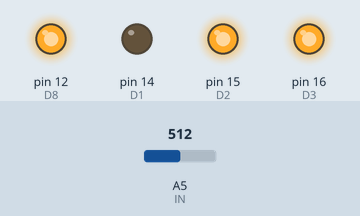
The program below on a simulated Arduino Nano, built with avr-gcc and run on an emulated ATmega328P. On the bench: output pins drawn as LEDs (lit = HIGH). The inputs (shaded band) are chosen by the test bench; at power-on: A5 (IN) = 512. Pins used as bus, display or sensor lines are not drawn; what the program prints to the serial monitor is not drawn.

Above: at 1.2 s.
1.3 s: A5 (IN) set to 716
At 2.75 s:
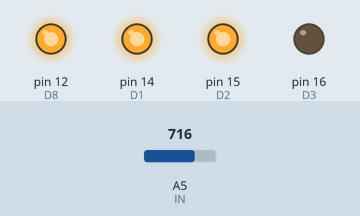
4.3 s: A5 (IN) set to 713
At 7.21 s:
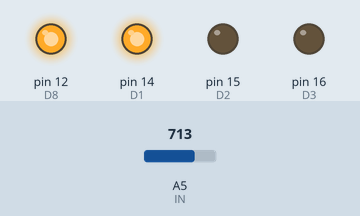
7.3 s: A5 (IN) set to 0
At 7.54 s:
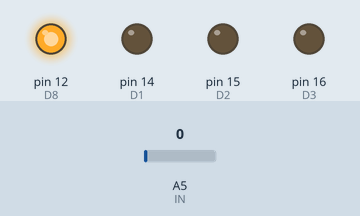
10.3 s: A5 (IN) set to 122
At 12.99 s:
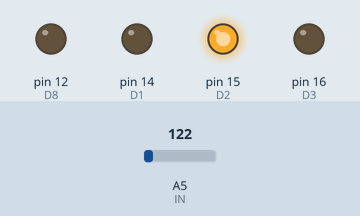
13.3 s: A5 (IN) set to 306
At 14.55 s:
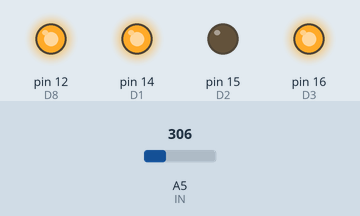
16.3 s: A5 (IN) set to 511
At 18.4 s:
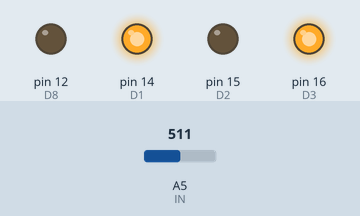
Timing chart, 0 to 20.3 s (numbered marks = the images above; inputs shaded):
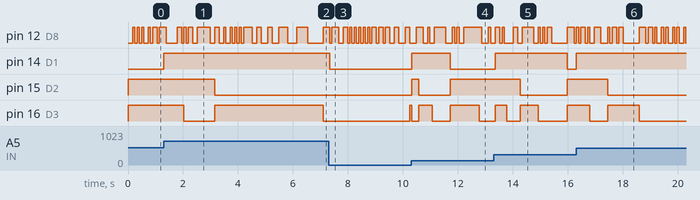

The program:

main.cpp
```cpp
// (licence header left out)
#include <Arduino.h>

// analog input in
#define IN A5

// DAC output pins
#define D1 14
#define D2 15
#define D3 16
#define D4 17
#define D5 9
#define D6 10
#define D7 11
#define D8 12

// MCU pin mapping for DAC
int outPins[] = {D8, D7, D6, D5, D4, D3, D2, D1};

/*
 * Global variables
 */
uint16_t in = 0;
uint8_t out = 0;

/**
 * Control variables:
 *
 *          b0 + b1*z^(-1) + b2*z^(-2) + ... + bn*z^(-n)
 * C(z) = -------------------------------------------------
 *          a0 + a1*z^(-1) + a2*z^(-2) + ... + an*z^(-m)
 *
 * constA = [a0, a1, a2, ... , an] (length m ==> DEN = m)
 * constB = [b0, b1, b2, ... , bn] (length n ==> NUM = n)
 */

#define FIELD double //FIELD for the calcs (int8_t, int16_t, int32_t, float, double, ...)

/*
 * Numerator and Denominator order, very important to calculate the size of error and state arrays
 */
#define NUM 2 // NUM -> n
#define DEN 2 // DEN -> m

// [e[k], e[k-1], e[k-2], ..., e[k-n]]
FIELD error[NUM];

// [u[k], u[k-1], u[k-2], ..., u[k-m]]
FIELD state[DEN];

#define TrMax 800000  // Base Tr
#define Ts TrMax / 10 //  Tr/12 < Ts < Tr/8

/*
 * IMPORTANT: comment and uncomment acording to the controllers
 */

// #define T Ts / 10
#define T Ts
// #define n 5 // n is the multiplicator for the controller with this coeff.
// #define T n * Ts

/**
* Controllers:
* comment and uncomment according to controller in testing, see also T and NUM/DEN definition above
*/

// ZOH (NUM = 1 and DEN = 1)
// const FIELD consB[NUM] = {1};
// const FIELD consA[DEN] = {1};

// Backward difference T = Ts / 10
const FIELD consA[DEN] = {1048, -1000};
const FIELD consB[NUM] = {-6032, 6000};

// Backward difference T = Ts
// const FIELD consA[DEN] = {1468, -1000};
// const FIELD consB[NUM] = {-6312, 6000};

// Backward difference T = 7 * Ts
// const FIELD consA[DEN] = {4360, -1000};
// const FIELD consB[NUM] = {-8240, 6000};

// Forward difference T = Ts / 10
//  const FIELD consA[DEN] = {1000, -952};
//  const FIELD consB[NUM] = {-6000, 5968};

// Forward difference T = Ts
//  const FIELD consA[DEN] = {1000, -520};
//  const FIELD consB[NUM] = {-6000, 5680};

// Forward difference T = 4 * Ts
// const FIELD consA[DEN] = {1000, 919};
// const FIELD consB[NUM] = {-6000, 4720};

// Forward difference T = 5 * Ts (doesn't work)
// const FIELD consA[DEN] = {1000, 1400};
// const FIELD consB[NUM] = {-6000, 4400};

// Tustin’s approximation T = Ts / 10
// const FIELD consB[NUM] = {-6016, 5984};
// const FIELD consA[DEN] = {1024, -976};

// Tustin’s approximation T = 10 * Ts
// const FIELD consA[DEN] = {3400, 1400};
// const FIELD consB[NUM] = {-7600, 4400};

// Tustin’s approximation T = Ts
// const FIELD consB[NUM] = {-6160, 5840};
// const FIELD consA[DEN] = {1240, -760};

// Step invariance T = Ts / 10
//  const FIELD consA[DEN] = {300, -285};
//  const FIELD consB[NUM] = {-1800, 1790};

// Step invariance  T = Ts
// const FIELD consA[DEN] = {300, -185};
// const FIELD consB[NUM] = {-1800, 1723};

// Step invariance  T = 5 * Ts
// const FIELD consA[DEN] = {300, -27.21};
// const FIELD consB[NUM] = {-1800, 1618};

// Step invariance  T = 4 * Ts
// const FIELD consA[DEN] = {300, -44};
// const FIELD consB[NUM] = {-1800, 1629};

void smartDelay(unsigned long us)
{
  unsigned long fin = micros() + us;
  do
  {

#if DEBUG
    Serial.print(in);
    Serial.print(",");
    Serial.print(error[0]);
    Serial.print(",");
    Serial.print(state[0]);
    Serial.print(",");
    Serial.print(out);

#endif
  } while (micros() < fin);
  return;
}

/**
 * SETUP
 */
void setup()
{
#ifdef DEBUG
  // Serial begin
  Serial.begin(115200);
#endif

  // analog input config
  pinMode(IN, INPUT);

  // DAC outputs config
  for (int i = 0; i < 8; i++)
    pinMode(outPins[i], OUTPUT);

  // initialize control state
  // e[k-i] = 0
  for (int i = 0; i < NUM; i++)
    error[i] = 0;
  // u[k-i] = 0
  for (int i = 0; i < DEN; i++)
    state[i] = 0;
}

/*
*
* MAIN LOOP
*
*/
void loop()
{
  // reset current state and error:
  // e[k] = 0 and u[k] = 0
  state[0] = 0;
  error[0] = 0;

  // Ts delay and e[k] read in Ts
  in = analogRead(IN);

// scale
#define OFFIN 512
#define FIX 20
  // input mapping from 12 bits
  error[0] = map(in, 0, 1023, OFFIN + FIX, -OFFIN + FIX);

  /*
  * u[k] calc:
  */
  //STATE: -an * u[k-n]
  for (int i = 1; i < DEN; i++)
    state[0] -= consA[i] * state[i];

  //ERROR: bn * e[k-n]
  for (int i = 0; i < NUM; i++)
    state[0] += consB[i] * error[i];

  // over a0
  state[0] /= consA[0];

  /*
   * output u[k]
   */
  // saturation of values
  state[0] = state[0] > OFFIN ? OFFIN : state[0];
  state[0] = state[0] < -OFFIN ? -OFFIN : state[0];

  // output mapping to 8 bits DAC
  out = map(state[0], -OFFIN, OFFIN, 0, 255);
  for (int i = 7; i >= 0; i--)
  {
    uint8_t v = (out >> i) & 0x01;
    digitalWrite(outPins[i], v);
  }

  /**
  * Update registers to new values
  */
  // u[k] = u[k-1]
  for (int i = DEN - 1; i > 0; i--)
    state[i] = state[i - 1];

  // e[k] = e[k-1]
  for (int i = NUM - 1; i > 0; i--)
    error[i] = error[i - 1];

  // T delay for time and value hold
  smartDelay(T);
}
```

Measured:
- the behaviour switches between 714 and 713 on A5 (IN) (found by bisection; images 1 and 2)
- after the input at 1.3 s, pin 14 (D1): LOW → HIGH at once; pin 15 (D2): HIGH → LOW after 1.9 s; pin 16 (D3): HIGH → LOW after 0.73 s, → HIGH 1.1 s later
- after the input at 4.3 s, pin 16 (D3): HIGH → LOW after 2.8 s
- after the input at 7.3 s, pin 14 (D1): HIGH → LOW at once; pin 16 (D3): LOW → HIGH after 2.9 s
- after the input at 10.3 s, pin 14 (D1): LOW → HIGH at once, → LOW 1.4 s later; pin 15 (D2): LOW → HIGH at once, → LOW 0.25 s later, → HIGH 1.1 s later; pin 16 (D3): goes LOW 0.25 s, HIGH 0.49 s, LOW 0.65 s, HIGH 1.1 s, then LOW, starting at once
- after the input at 13.3 s, pin 14 (D1): LOW → HIGH after 0.06 s, → LOW 2.6 s later; pin 15 (D2): HIGH → LOW after 0.96 s, → HIGH 1.7 s later; pin 16 (D3): goes HIGH 0.41 s, LOW 0.49 s, HIGH 0.66 s, LOW 1.1 s, then HIGH, starting after 0.06 s
- after the input at 16.3 s, pin 14 (D1): LOW → HIGH at once; pin 15 (D2): HIGH → LOW after 1.2 s; pin 16 (D3): HIGH → LOW after 0.50 s instead of 3.0 s
